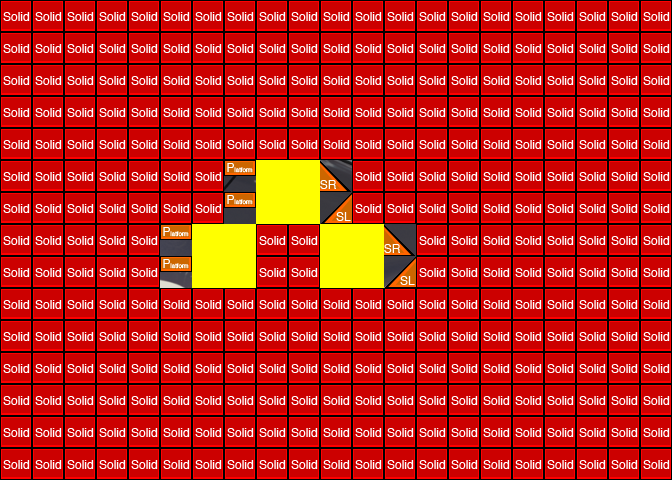

A level layout from a 2D game, rendered from its tile map. Below: a short description, then the map file with tile-grid data replaced by summaries:
An orthogonal 21x15 tile map with 32x32 px tiles, 3 tile layers (exterior, interior, collision), 3 tilesets.

<map version="1.0" orientation="orthogonal" width="21" height="15" tilewidth="32" tileheight="32">
 <tileset firstgid="1" name="outline" tilewidth="32" tileheight="32">
  <image source="../img/render/outline.png" width="192" height="256" />
 </tileset>
 <tileset firstgid="49" name="colTile" tilewidth="32" tileheight="32">
  <image source="../img/render/metatiles32x32.png" width="160" height="32" />
  <tile id="0">
   <properties>
    <property name="type" value="solid" />
   </properties>
  </tile>
  <tile id="1">
   <properties>
    <property name="type" value="platform" />
   </properties>
  </tile>
  <tile id="2">
   <properties>
    <property name="type" value="lslope" />
   </properties>
  </tile>
  <tile id="3">
   <properties>
    <property name="type" value="rslope" />
   </properties>
  </tile>
 </tileset>
 <tileset firstgid="54" name="ship" tilewidth="672" tileheight="480">
  <image source="../img/render/ships/liquid/liquid_drone_img.png" width="672" height="480" />
 </tileset>
 <layer name="exterior" width="21" height="15">
  <data>[315 cells, 81 non-empty, 2 distinct tile ids]</data>
 </layer>
 <layer name="interior" width="21" height="15">
  <data>[315 cells, 12 non-empty, 1 distinct tile ids]</data>
 </layer>
 <layer name="collision" width="21" height="15">
  <data>[315 cells, 303 non-empty, 4 distinct tile ids]</data>
 </layer>
</map>
